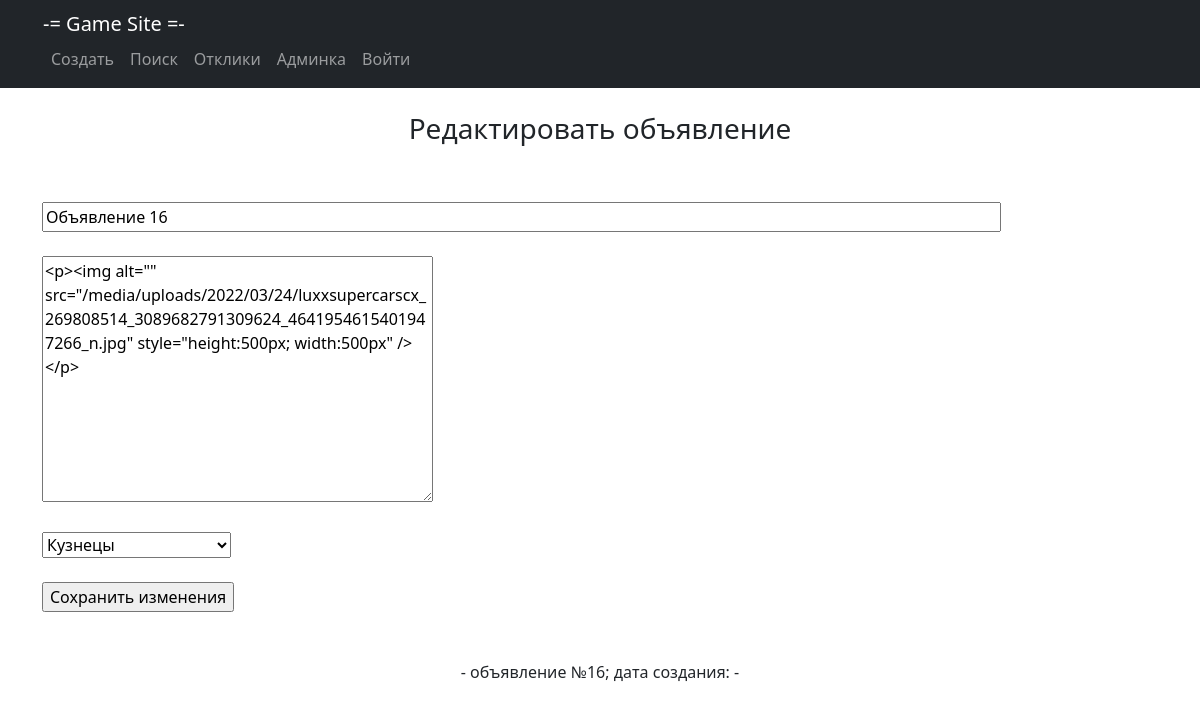
Screenshot of /edit/16 with the database file from the repository.
### main/models.py (models this page shows, shortened)
class Note(models.Model):
    title = models.CharField(max_length=128, verbose_name='Название')
    content = RichTextUploadingField(verbose_name='Контент')
    datetime = models.DateTimeField(auto_now_add=True, verbose_name='Дата создания')
    user = models.ForeignKey(User, blank=True, null=True, on_delete=models.CASCADE, verbose_name='Пользователь')
    category = models.ForeignKey(Category, on_delete=models.CASCADE, verbose_name='Категория')

### main/views.py (the view)
# urls.py: path('edit/<int:pk>', NoteEdit.as_view(), name='edit'),
class NoteEdit(UpdateView):
    template_name = 'note_edit.html'
    form_class = NoteForm
    def get_object(self, **kwargs):
        pk = self.kwargs.get('pk')
        return Note.objects.get(pk=pk)

### main/forms.py
class NoteForm(ModelForm):
    def __init__(self, *args, **kwargs):
        super().__init__(*args, **kwargs)
        self.fields['category'].empty_label = 'Выберите категорию'
    class Meta:
        model = Note
        fields = '__all__'
        exclude = ['user']
        widgets = {'title': TextInput(attrs={'size': 98, 'placeholder': 'Название объявления'})}

### main/models.py (called while the page is built)
    def __str__(self):
        return f'{self.name}'

### templates/note_edit.html (shortened to what this page needs)
{% extends 'static/default.html' %}
{% load static %}
{% block content %}
<br><h3>Редактировать объявление</h3><br><br>
<form align="left" method="POST">
    {{ form.title }}<br>
    {{ form.media }}<br>
    {{ form.content }}<br><br>
    {{ form.category }}<br><br>
    <input type="submit" value="Сохранить изменения">
</form><br><br>
- объявление №{{ note.pk }}; дата создания: {{ note.dateCreation }} -<br><br><br>
{% endblock content %}

### rows the page displays
Note: title "Объявление 16", content "<p><img alt=\"\" src=\"/media/uploads/2022/03/24/luxxsupercarscx_269808514_3089682791309624_4641954615401947266_n.jpg\" style=\"height:500px; width:500px\" /></p>", category "Кузнецы", pk "16"
